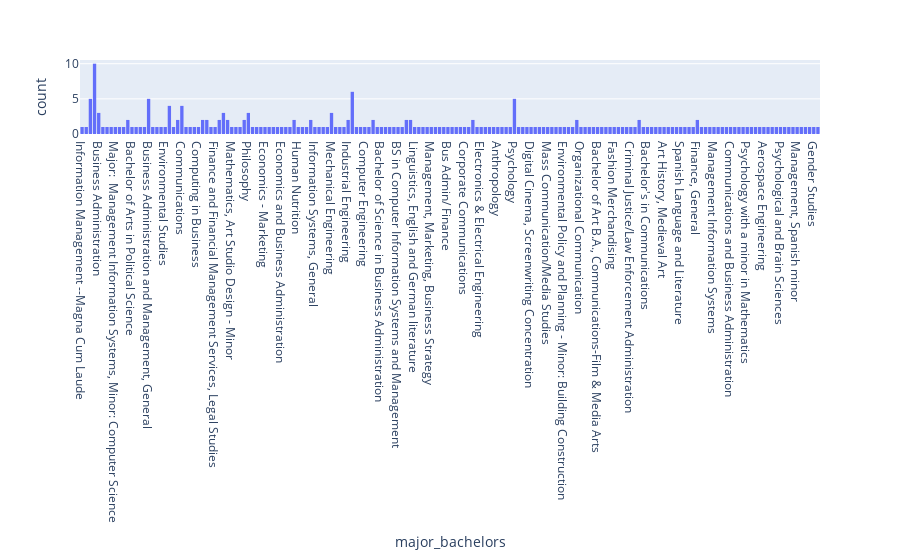

Here is the notebook cell this chart was saved with:
### Code cell
fig = px.histogram(customer_success, x="major_bachelors")
fig.show()

### Figure 1 — Plotly figure (JSON) as saved in the notebook; plotly's stock layout.template omitted (floating-point values rounded to 4 significant figures; data arrays with more than 128 entries replaced by an {"elided": "..."} marker saying what was removed)
{"data": [{"alignmentgroup": "True", "bingroup": "x", "hovertemplate": "major_bachelors=%{x}<br>count=%{y}<extra></extra>", "legendgroup": "", "marker": {"color": "#636efa"}, "name": "", "offsetgroup": "", "orientation": "v", "showlegend": false, "type": "histogram", "x": {"elided": "348 str values"}, "xaxis": "x", "yaxis": "y"}], "layout": {"barmode": "relative", "legend": {"tracegroupgap": 0}, "margin": {"t": 60}, "xaxis": {"anchor": "y", "domain": [0, 1], "title": {"text": "major_bachelors"}}, "yaxis": {"anchor": "x", "domain": [0, 1], "title": {"text": "count"}}}}
